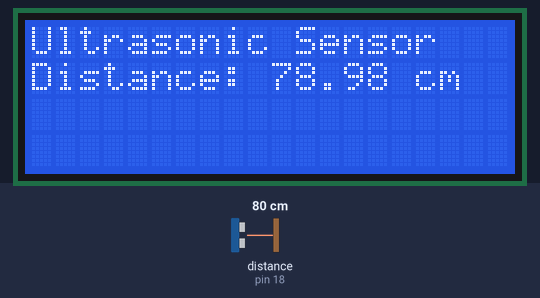
Bench run of a sketch on a simulated Arduino Uno, built with avr-gcc and run on an emulated ATmega328P. On the bench: 20×4 character LCD. Wiring (inferred from the names in the program): ultrasonic range finder: trigger pin 5; echo pin 18. The inputs (shaded band) are chosen by the test bench; at power-on: distance to the obstacle (sensor on pin 18) 80 cm. The echo pulse lasts 58.3 µs per cm; what the sketch prints to the serial monitor is not drawn.

Above: at 1.2 s.
1.3 s: distance to the obstacle (sensor on pin 18) set to 12 cm
At 2.7 s:
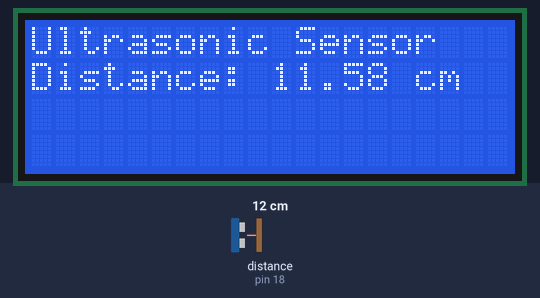
3.2 s: distance to the obstacle (sensor on pin 18) set to 9 cm
At 3.7 s:
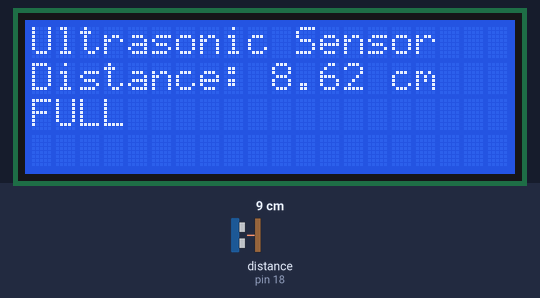
4.8 s: distance to the obstacle (sensor on pin 18) set to 2 cm
At 7.1 s:
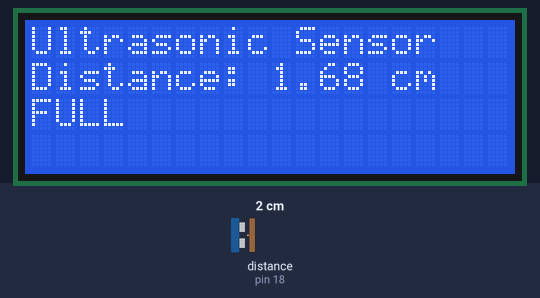
Timing chart, 0 to 8.6 s (numbered marks = the images above; inputs shaded):
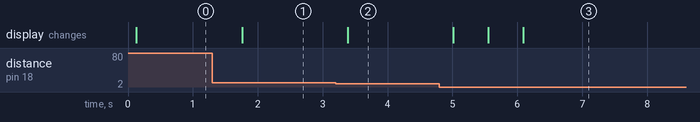

The sketch:

sensor-lcd.ino
```cpp
#include <Wire.h>
#include <LiquidCrystal_I2C.h>

// Define pins for Ultrasonic Sensor
#define TRIG_PIN 5
#define ECHO_PIN 18

// Initialize the 20x4 I2C LCD
LiquidCrystal_I2C lcd(0x27, 20, 4); // Address 0x27 is typical for most LCDs

// Threshold distance in cm
#define DISTANCE_THRESHOLD 10

// Function to calculate distance using ultrasonic sensor
float getDistance() {
  digitalWrite(TRIG_PIN, LOW);
  delayMicroseconds(2);
  digitalWrite(TRIG_PIN, HIGH);
  delayMicroseconds(10);
  digitalWrite(TRIG_PIN, LOW);

  long duration = pulseIn(ECHO_PIN, HIGH);
  float distance = (duration * 0.034) / 2; // Convert to cm
  return distance;
}

void setup() {
  // Initialize Serial Monitor
  Serial.begin(115200);

  // Initialize pins for Ultrasonic Sensor
  pinMode(TRIG_PIN, OUTPUT);
  pinMode(ECHO_PIN, INPUT);

  // Initialize the LCD
  lcd.init();
  lcd.backlight();
  lcd.clear();
  lcd.setCursor(0, 0);
  lcd.print("Ultrasonic Sensor");
}

void loop() {
  // Get the distance
  float distance = getDistance();

  // Display the distance on the LCD
  lcd.setCursor(0, 1); // Line 2
  lcd.print("Distance: ");
  lcd.print(distance);
  lcd.print(" cm     "); // Padding to clear old values

  // Check if the distance is less than the threshold
  lcd.setCursor(0, 2); // Line 3
  if (distance < DISTANCE_THRESHOLD) {
    lcd.print("FULL               "); // Clear old values with spaces
  } else {
    lcd.print("                   "); // Clear the line if not full
  }

  // Print to Serial Monitor for debugging
  Serial.print("Distance: ");
  Serial.print(distance);
  Serial.println(" cm");

  // Small delay for stability
  delay(500);
}
```

Measured:
- the behaviour switches between 11 and 10 cm on distance to the obstacle (sensor on pin 18) (found by bisection; images 1 and 2)
- after the input at 1.3 s, the display: changes after 0.46 s (image 1)
- after the input at 3.2 s, the display: changes after 0.19 s (image 2)
- after the input at 4.8 s, the display: changes after 0.21 s (image 3)
